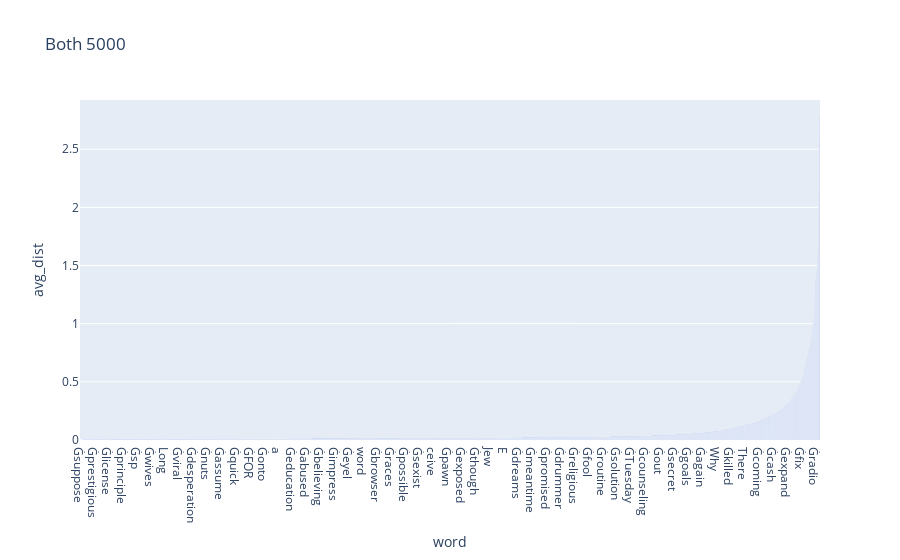

Notebook code for this chart:
### Code cell
word_dist_dict = {}
FIRST_N_WORDS = 5000

for index, row in df.drop(df[(df.prompt_or_continuation != 'continuation')].index).iterrows():
    coordinates = np.array(json.loads(row["coordinates"]))
    try:
        geodesic_distances = 2 * np.arcsin(np.linalg.norm(coordinates[:-1] - coordinates[1:], axis=1) / 2)

        words = row["labels"].replace("\"", "").replace("\'", "").replace("[", "").replace("]", "").split(", ")

        for i in range(min(FIRST_N_WORDS, len(words))):
            if not words[i] in word_dist_dict:
                word_dist_dict[words[i]] = [geodesic_distances[i]]
            else:
                word_dist_dict[words[i]].append(geodesic_distances[i])
    except:
        # print(index)
        pass


word_dist_dict = {key: sum(word_dist_dict[key])/len(word_dist_dict[key]) for key in word_dist_dict}
word_dist_dict = {k: v for k, v in sorted(word_dist_dict.items(), key=lambda item: item[1])}

fig = px.bar([{"avg_dist": word_dist_dict[key], "word": key} for key in word_dist_dict], x='word', y='avg_dist', title="Both 5000")
fig.show()

### Figure 1 — Plotly figure (JSON) as saved in the notebook; plotly's stock layout.template omitted (floating-point values rounded to 4 significant figures; data arrays with more than 128 entries replaced by an {"elided": "..."} marker saying what was removed)
{"data": [{"alignmentgroup": "True", "hovertemplate": "word=%{x}<br>avg_dist=%{y}<extra></extra>", "legendgroup": "", "marker": {"color": "#636efa", "pattern": {"shape": ""}}, "name": "", "offsetgroup": "", "orientation": "v", "showlegend": false, "textposition": "auto", "type": "bar", "x": {"elided": "3979 str values"}, "xaxis": "x", "y": {"elided": "3979 float values"}, "yaxis": "y"}], "layout": {"barmode": "relative", "legend": {"tracegroupgap": 0}, "title": {"text": "Both 5000"}, "xaxis": {"anchor": "y", "domain": [0, 1], "title": {"text": "word"}}, "yaxis": {"anchor": "x", "domain": [0, 1], "title": {"text": "avg_dist"}}}}
